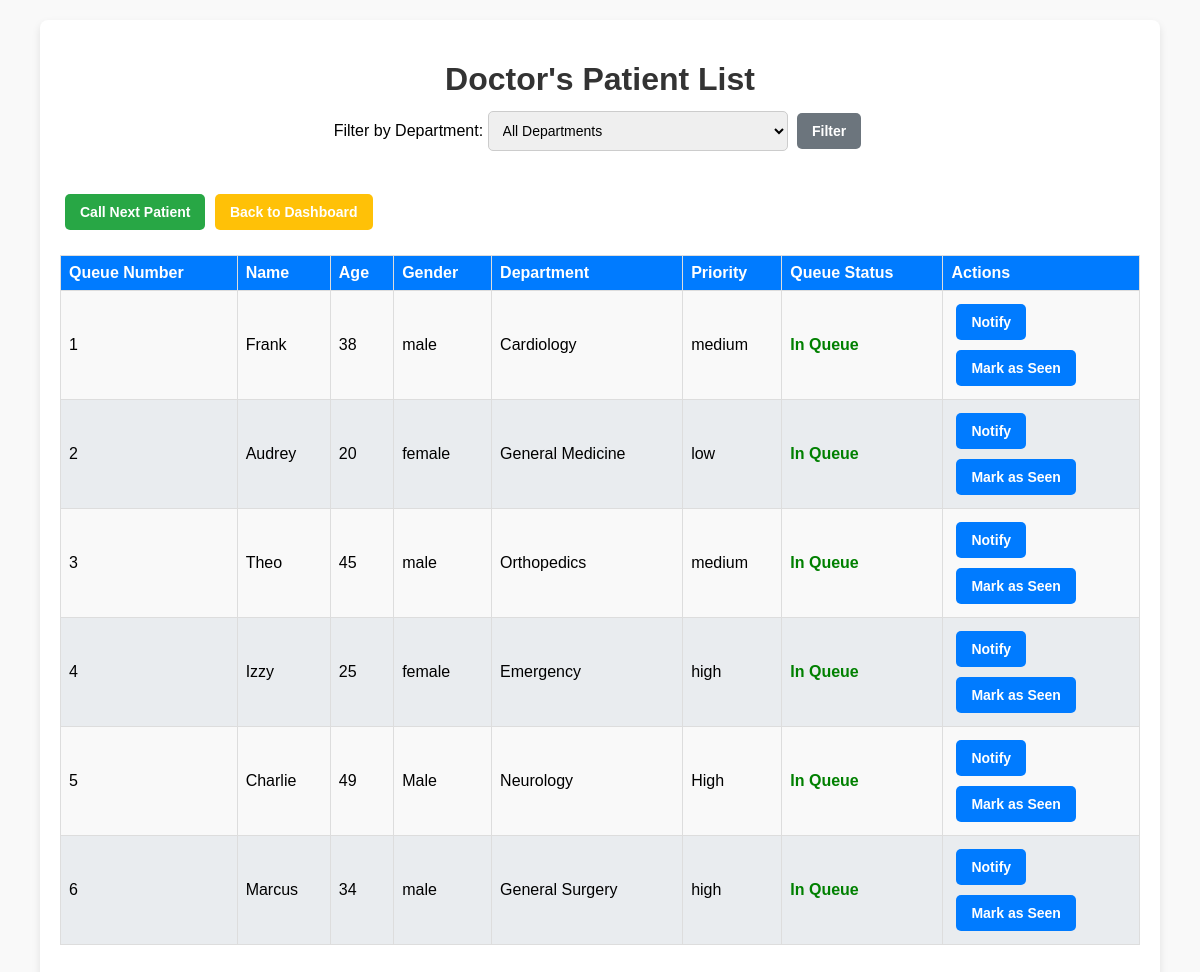
Before: /patient_doctor/ with the older database file.
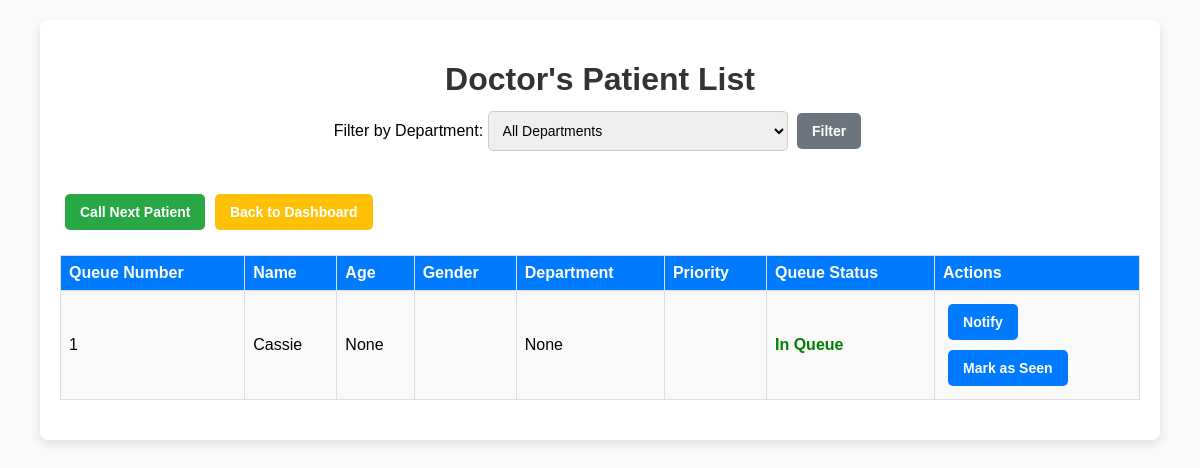
After: the same page with the newer database file.
### Nazareth/models.py (models this page shows, shortened)
class Patient(models.Model):
    assigned_doctor = models.ForeignKey(
        'Doctor',
        on_delete=models.SET_NULL,
        null=True,
        blank=True,
        related_name="patients"
    )
    name = models.CharField(max_length=100)
    age = models.PositiveIntegerField(null=True, blank=True)
    gender = models.CharField(
        max_length=10,
        choices=[
            ('male', 'Male'),
            ('female', 'Female'),
            ('other', 'Other'),
        ],
    )
    service = models.CharField(max_length=50)
    priority = models.CharField(
        max_length=10,
        choices=[
            ("low", "Low"),
            ("medium", "Medium"),
            ("high", "High"),
        ],
    )
    department = models.ForeignKey(
        'Department',
        on_delete=models.SET_NULL,
        null=True,
        blank=True,
        related_name="patients"
    )
    in_queue = models.BooleanField(default=False)
    is_active = models.BooleanField(default=True)
    queue_number = models.IntegerField(null=True, blank=True)
    date_registered = models.DateTimeField(default=now)
    phone_number = models.CharField(max_length=20)
    status = models.CharField(
        max_length=20,
        choices=[
            ('waiting', 'Waiting'),
            ('in_queue', 'In Queue'),
            ('in_process', 'In Process'),
            ('completed', 'Completed'),
            ('under_observation', 'Under Observation'),
            ('discharged', 'Discharged'),
        ],
        default='in_queue'
    )
    hidden = models.BooleanField(default=False)
    class Meta:
        ordering = ['queue_number']

class Department(models.Model):
    id = models.AutoField(primary_key=True)
    name = models.CharField(max_length=100, unique=True)
    def __str__(self):
        return self.name

### Nazareth/views.py (the view)
# urls.py: path('patient_doctor/', views.patient_doctor, name='patient_doctor'),
def patient_doctor(request):
    patients = Patient.objects.filter(in_queue=True).order_by('queue_number')
    return render(request, 'patient_doctor.html', {'patients': patients})

### Nazareth/templates/patient_doctor.html (shortened to what this page needs)
{% load static %}
<!doctype html>
<html lang="en">
<head>
    <link rel="stylesheet" href="{% static 'css/patient-list.css' %}">
</head>
<body>
<div class="container">
    <h1>Doctor's Patient List</h1>
    <div class="filter-form">
        <form method="GET" action="{% url 'filter_patients' %}">
            <label for="department">Filter by Department:</label>
            <select id="department" name="department" class="filter-select">
                <option value="">All Departments</option>
            </select>
            <button type="submit" class="btn btn-filter">Filter</button>
        </form>
    </div>
    <button id="call-next" class="btn btn-primary" onclick="callNextPatient('{{ doctor.id }}')">Call Next Patient</button>
    <a href="{% url 'doctor' %}" class="btn btn-back">Back to Dashboard</a>
    <table>
        <thead>
        <tr>
            <th>Queue Number</th>
            <th>Name</th>
            <th>Age</th>
            <th>Gender</th>
            <th>Department</th>
            <th>Priority</th>
            <th>Queue Status</th>
            <th>Actions</th>
        </tr>
        </thead>
        <tbody>
        {% for patient in patients %}
            <tr>
                <td>{{ patient.queue_number }}</td>
                <td>{{ patient.name }}</td>
                <td>{{ patient.age }}</td>
                <td>{{ patient.gender }}</td>
                <td>{{ patient.department }}</td>
                <td>{{ patient.priority }}</td>
                <td>
                    {% if patient.in_queue %}
                        <span class="queue-active">In Queue</span>
                    {% else %}
                        <span class="queue-inactive">Not in Queue</span>
                    {% endif %}
                </td>
                <td>
                    <form method="POST" action="{% url 'notify_patient' patient.id %}">
                        <button class="btn btn-notify">Notify</button>
                    </form>
                    <form method="POST" action="{% url 'mark_patient_seen' patient.id %}">
                        <button class="btn btn-seen">Mark as Seen</button>
                    </form>
                </td>
            </tr>
        {% empty %}
            <tr>
                <td colspan="8">No patients found.</td>
            </tr>
        {% endfor %}
        </tbody>
    </table>
</div>
</body>
</html>

Changed rows visible on the page:
removed Patient: queue_number "1", name "Frank", age "38", gender "male", department "Cardiology", priority "medium", in_queue "In Queue"
removed Patient: queue_number "2", name "Audrey", age "20", gender "female", department "General Medicine", priority "low", in_queue "In Queue"
removed Patient: queue_number "3", name "Theo", age "45", gender "male", department "Orthopedics", priority "medium", in_queue "In Queue"
removed Patient: queue_number "4", name "Izzy", age "25", gender "female", department "Emergency", priority "high", in_queue "In Queue"
removed Patient: queue_number "5", name "Charlie", age "49", gender "Male", department "Neurology", priority "High", in_queue "In Queue"
removed Patient: queue_number "6", name "Marcus", age "34", gender "male", department "General Surgery", priority "high", in_queue "In Queue"
added Patient: queue_number "1", name "Cassie", age "None", department "None", in_queue "In Queue"
